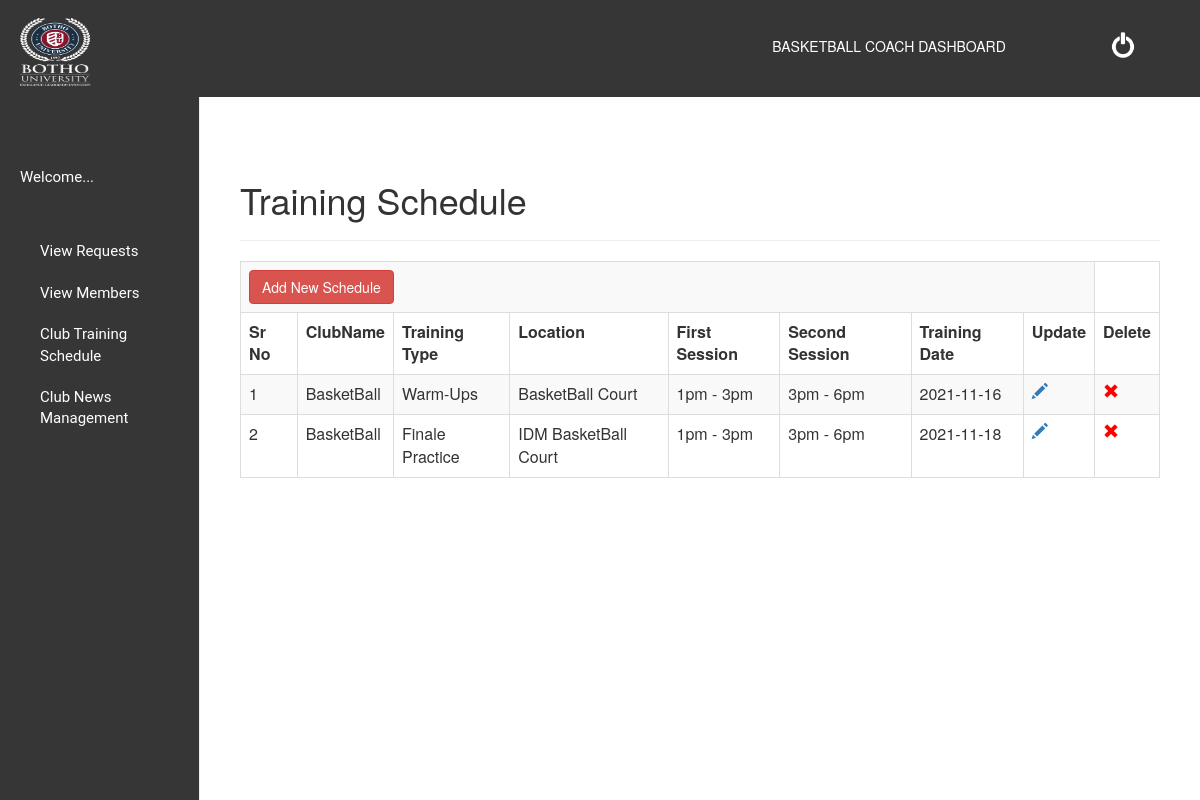
Page /BasketBall/dashboard.php?option=pay on the committed database.
### tables this page shows
CREATE TABLE `trainingschedule` (
  `Sid` int(12) NOT NULL,
  `ClubName` varchar(50) NOT NULL,
  `TrainingType` varchar(50) NOT NULL,
  `Location` varchar(100) NOT NULL,
  `FirstSession` varchar(30) NOT NULL,
  `SecondSession` varchar(30) NOT NULL,
  `TrainingDate` date NOT NULL
);

### BasketBall/TennisSchedule.php (the view, shortened to what this page needs)
<table class="table table-bordered table-striped table-hover">
	<h1>Training Schedule</h1><hr>
	<tr>
	<td colspan="8"><a href="dashboard.php?option=add_rooms" class="btn btn-danger">Add New Schedule</a></td>
	</tr>
	<tr style="height:40">
		<th>Sr No</th>
		<th>ClubName</th>
		<th>Training Type</th>
		<th>Location</th>
		<th>First Session</th>
		<th>Second Session</th>
		<th>Training Date</th>
		<th>Update</th>
		<th>Delete</th>
	</tr>
<?php
$i=1;
$sql=mysqli_query($conn,"select * from trainingschedule where ClubName='BasketBall'");
while($res=mysqli_fetch_assoc($sql))
{
$id=$res['Sid'];
?>
<tr>
		<td><?php echo $i;$i++; ?></td>
		<td><?php echo $res['ClubName']; ?></td>
		<td><?php echo $res['TrainingType']; ?></td>
		<td><?php echo $res['Location']; ?></td>
		<td><?php echo $res['FirstSession']; ?></td>
		<td><?php echo $res['SecondSession']; ?></td>
		<td><?php echo $res['TrainingDate']; ?></td>
		<td><a href="dashboard.php?option=update_room&id=<?php echo $id;?>"><span class="glyphicon glyphicon-pencil"></span></a></td>
		<td><a href="#" onclick="delRoom('<?php echo $id; ?>')"><span class="glyphicon glyphicon-remove" style='color:red'></span></a></td>
	</tr>
<?php
}
?>
</table>

### BasketBall/dashboard.css (style rules this page uses)
body { padding-top: 100px; }

### rows in the picture
trainingschedule: ClubName "BasketBall", TrainingType "Warm-Ups", Location "BasketBall Court", FirstSession "1pm - 3pm", SecondSession "3pm - 6pm", TrainingDate "2021-11-16"
trainingschedule: ClubName "BasketBall", TrainingType "Finale Practice", Location "IDM BasketBall Court", FirstSession "1pm - 3pm", SecondSession "3pm - 6pm", TrainingDate "2021-11-18"
